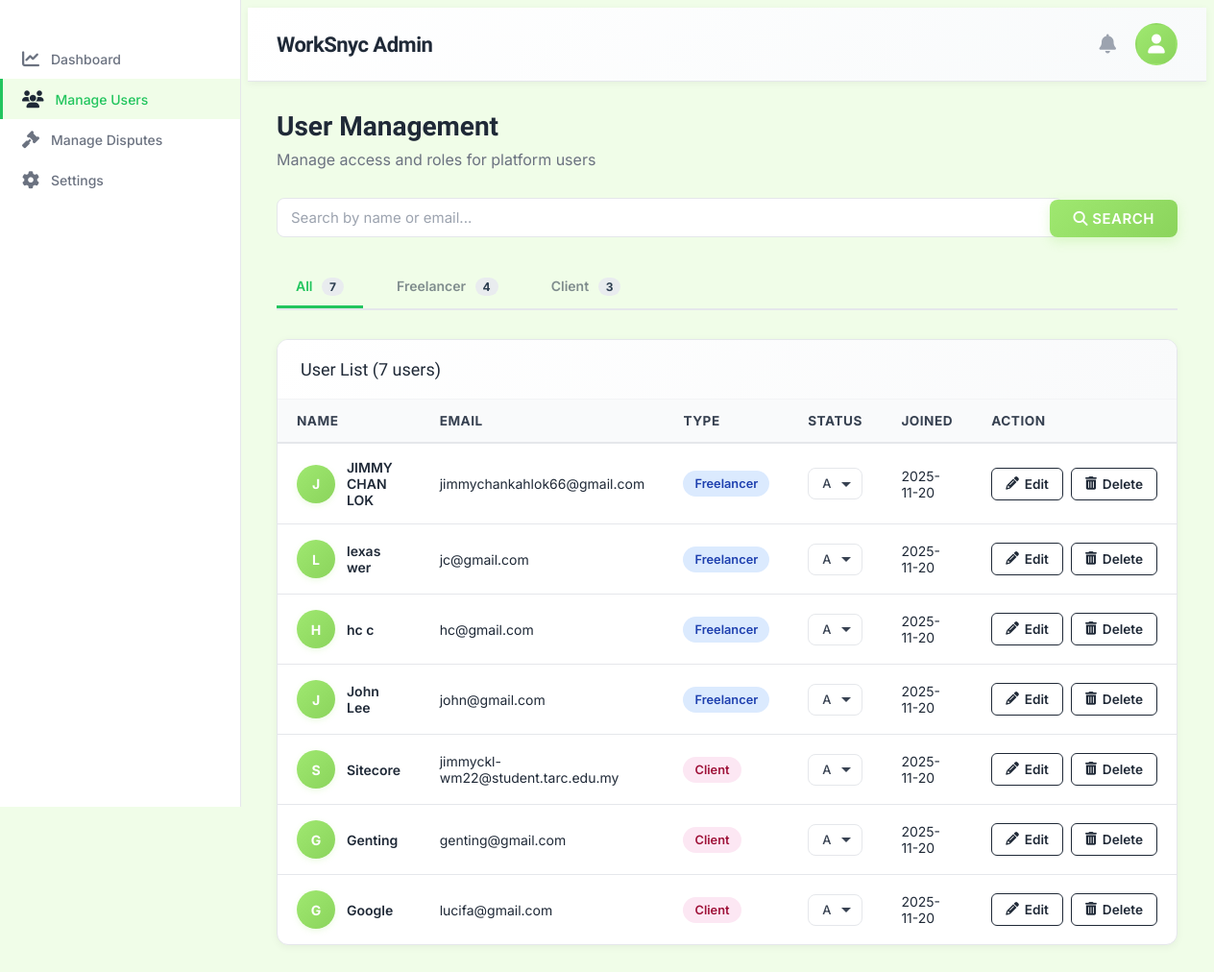
The app's page /page/admin_manage_users.php (signed in) with its own data.
### tables this page shows
CREATE TABLE
  `freelancer` (
    `FreelancerID` int (11) NOT NULL,
    `FirstName` varchar(100) DEFAULT NULL,
    `LastName` varchar(100) DEFAULT NULL,
    `Email` varchar(255) DEFAULT NULL,
    `Password` varchar(255) DEFAULT NULL,
    `PhoneNo` varchar(50) DEFAULT NULL,
    `ProfilePicture` varchar(500) DEFAULT NULL,
    `Status` varchar(50) DEFAULT NULL,
    `Address` text DEFAULT NULL,
    `Experience` text DEFAULT NULL,
    `Education` text DEFAULT NULL,
    `SocialMediaURL` varchar(255) DEFAULT NULL,
    `Bio` text DEFAULT NULL,
    `Rating` decimal(3, 2) DEFAULT NULL,
    `TotalEarned` decimal(10, 2) DEFAULT NULL,
    `JoinedDate` timestamp NOT NULL DEFAULT current_timestamp(),
    `isDelete` tinyint (1) DEFAULT 0
  );

CREATE TABLE
  `client` (
    `ClientID` int (11) NOT NULL,
    `CompanyName` varchar(255) DEFAULT NULL,
    `Description` text DEFAULT NULL,
    `Email` varchar(255) DEFAULT NULL,
    `Password` varchar(255) DEFAULT NULL,
    `PhoneNo` varchar(50) DEFAULT NULL,
    `ProfilePicture` varchar(500) DEFAULT NULL,
    `Status` varchar(50) DEFAULT NULL,
    `Address` text DEFAULT NULL,
    `JoinedDate` timestamp NOT NULL DEFAULT current_timestamp(),
    `isDelete` tinyint (1) DEFAULT 0
  );

### page/admin_manage_users.php (the view, shortened to what this page needs)
<?php
$conn = getDBConnection();
$filter_type = $_GET['type'] ?? 'all';
$search_query = $_GET['search'] ?? '';
$count_sql = "SELECT 'freelancer' as type, COUNT(*) as count FROM freelancer UNION ALL SELECT 'client' as type, COUNT(*) as count FROM client";
$count_result = $conn->query($count_sql);
$user_counts = ['all' => 0, 'freelancer' => 0, 'client' => 0];
while ($row = $count_result->fetch_assoc()) {
    if ($row['type'] === 'freelancer') {
        $user_counts['freelancer'] += $row['count'];
    } elseif ($row['type'] === 'client') {
        $user_counts['client'] += $row['count'];
    }
    $user_counts['all'] += $row['count'];
}
$freelancer_query = "SELECT FreelancerID, FirstName, LastName, Email, Status, JoinedDate FROM freelancer";
$client_query = "SELECT ClientID, CompanyName as Name, Email, Status, JoinedDate FROM client";
$users = [];
if ($filter_type === 'all') {
    $freelancer_result = $conn->query($freelancer_query);
    $client_result = $conn->query($client_query);
    if ($freelancer_result) {
        while ($row = $freelancer_result->fetch_assoc()) {
            $row['type'] = 'freelancer';
            $row['created'] = date('Y-m-d', strtotime($row['JoinedDate']));
            $row['Name'] = $row['FirstName'] . ' ' . $row['LastName'];
            $users[] = $row;
        }
    }
    if ($client_result) {
        while ($row = $client_result->fetch_assoc()) {
            $row['type'] = 'client';
            $row['created'] = date('Y-m-d', strtotime($row['JoinedDate']));
            $users[] = $row;
        }
    }
}
?>
<!DOCTYPE html>
<html lang="en">
<head>
    <link rel="stylesheet" href="https://cdnjs.cloudflare.com/ajax/libs/font-awesome/6.4.0/css/all.min.css">
    <link rel="stylesheet" href="../assets/css/admin.css">
</head>
<body class="admin-layout">
    <div class="admin-sidebar">
        <?php include '../includes/admin_sidebar.php'; ?>
    </div>
    <div class="admin-layout-wrapper">
        <?php include '../includes/admin_header.php'; ?>
        <main class="admin-main-content">
            <div class="dashboard-container">
                <div class="dashboard-header" style="display: flex; justify-content: space-between; align-items: center;">
                    <div>
                        <h1>User Management</h1>
                        <p>Manage access and roles for platform users</p>
                    </div>
                </div>
                <div style="margin-bottom: 24px;">
                    <form method="GET" action="admin_manage_users.php" class="filter-form">
                        <div class="filter-input-group" style="flex: 1;">
                            <input
                                type="text"
                                name="search"
                                placeholder="Search by name or email..."
                                class="filter-input"
                                value="<?php echo htmlspecialchars($search_query); ?>">
                        </div>
                        <button type="submit" class="filter-button" style="margin-top: 0;"><i class="fas fa-search"></i> Search</button>
                    </form>
                </div>
                <div style="display: flex; gap: 15px; margin: 30px 0; border-bottom: 2px solid #e5e7eb; padding-bottom: 0;">
                    <a href="?type=all<?php echo !empty($search_query) ? '&search=' . htmlspecialchars($search_query) : ''; ?>" style="padding: 12px 20px; text-decoration: none; font-size: 14px; font-weight: 600; color: <?php echo $filter_type === 'all' ? '#22c55e' : '#7f8c8d'; ?>; border-bottom: 3px solid <?php echo $filter_type === 'all' ? '#22c55e' : 'transparent'; ?>; transition: all 0.3s ease;">
                        All <span style="background: #e9ecef; color: #2c3e50; border-radius: 12px; padding: 2px 8px; margin-left: 6px; font-size: 12px; font-weight: 700;"><?php echo $user_counts['all']; ?></span>
                    </a>
                    <a href="?type=freelancer<?php echo !empty($search_query) ? '&search=' . htmlspecialchars($search_query) : ''; ?>" style="padding: 12px 20px; text-decoration: none; font-size: 14px; font-weight: 600; color: <?php echo $filter_type === 'freelancer' ? '#22c55e' : '#7f8c8d'; ?>; border-bottom: 3px solid <?php echo $filter_type === 'freelancer' ? '#22c55e' : 'transparent'; ?>; transition: all 0.3s ease;">
                        Freelancer <span style="background: #e9ecef; color: #2c3e50; border-radius: 12px; padding: 2px 8px; margin-left: 6px; font-size: 12px; font-weight: 700;"><?php echo $user_counts['freelancer']; ?></span>
                    </a>
                    <a href="?type=client<?php echo !empty($search_query) ? '&search=' . htmlspecialchars($search_query) : ''; ?>" style="padding: 12px 20px; text-decoration: none; font-size: 14px; font-weight: 600; color: <?php echo $filter_type === 'client' ? '#22c55e' : '#7f8c8d'; ?>; border-bottom: 3px solid <?php echo $filter_type === 'client' ? '#22c55e' : 'transparent'; ?>; transition: all 0.3s ease;">
                        Client <span style="background: #e9ecef; color: #2c3e50; border-radius: 12px; padding: 2px 8px; margin-left: 6px; font-size: 12px; font-weight: 700;"><?php echo $user_counts['client']; ?></span>
                    </a>
                </div>
                <div class="table-container">
                    <div class="table-header">
                        <h2>User List (<?php echo count($users); ?> users)</h2>
                    </div>
                    <table>
                        <thead>
                            <tr>
                                <th>Name</th>
                                <th>Email</th>
                                <th>Type</th>
                                <th>Status</th>
                                <th>Joined</th>
                                <th>Action</th>
                            </tr>
                        </thead>
                        <tbody>
                            <?php if (count($users) > 0): ?>
                                <?php foreach ($users as $user): ?>
                                    <tr>
                                        <td>
                                            <div class="user-info">
                                                <div class="user-avatar">
                                                    <?php echo strtoupper(substr($user['Name'] ?? '', 0, 1)); ?>
                                                </div>
                                                <span class="user-name"><?php echo htmlspecialchars($user['Name'] ?? ''); ?></span>
                                            </div>
                                        </td>
                                        <td><?php echo htmlspecialchars($user['Email'] ?? ''); ?></td>
                                        <td>
                                            <span class="badge <?php echo $user['type'] === 'freelancer' ? 'badge-freelancer' : 'badge-client'; ?>">
                                                <?php echo ucfirst($user['type']); ?>
                                            </span>
                                        </td>
                                        <td>
                                            <form method="POST" action="admin_manage_users.php" style="display: inline;">
                                                <select name="status" class="form-control" onchange="this.form.submit();">
                                                    <option value="active" <?php echo ($user['Status'] ?? '') === 'active' ? 'selected' : ''; ?>>Active</option>
                                                </select>
                                            </form>
                                        </td>
                                        <td><?php echo date('Y-m-d', strtotime($user['created'] ?? 'now')); ?></td>
                                        <td>
                                            <div class="action-buttons">
                                                <a href="edit_user.php?id=<?php echo $user[$user['type'] === 'freelancer' ? 'FreelancerID' : 'ClientID']; ?>&type=<?php echo $user['type']; ?>" class="btn-sm btn-edit">
                                                    <i class="fas fa-pencil-alt"></i> Edit
                                                </a>
                                                <form method="POST" action="admin_manage_users.php" style="display: inline;" onsubmit="return confirm('Are you sure you want to delete this user?');">
                                                    <button type="submit" class="btn-sm btn-delete">
                                                        <i class="fas fa-trash-alt"></i> Delete
                                                    </button>
                                                </form>
                                            </div>
                                        </td>
                                    </tr>
                                <?php endforeach; ?>
                            <?php endif; ?>
                        </tbody>
                    </table>
                </div>
            </div>
        </main>
    </div>
</body>
</html>

### assets/css/admin.css (style rules this page uses)
:root { --primary-color: #22c55e; --primary-dark: #16a34a; --primary-light: #86efac; --success: #10b981; --danger: #ef4444; --warning: #f59e0b; --info: #3b82f6; --light-bg: #f0fde8; --border-color: #e5e7eb; --text-primary: #1f2937; --text-secondary: #6b7280; --shadow: 0 2px 8px rgba(0, 0, 0, 0.1); --shadow-lg: 0 4px 12px rgba(0, 0, 0, 0.15); }
body.admin-layout { display: flex; background-color: var(--light-bg); min-height: 100vh; }
.admin-sidebar { width: 250px; background-color: white; border-right: 1px solid var(--border-color); padding: 20px 0; position: fixed; left: 0; top: 0; height: 100vh; overflow-y: auto; z-index: 50; }
.admin-layout-wrapper { display: grid; grid-template-columns: 250px 1fr; grid-template-rows: auto 1fr; min-height: 100vh; width: 100%; }
.admin-main-content { grid-column: 2; grid-row: 2; padding: 30px; background-color: var(--light-bg); }
.dashboard-container { max-width: 1400px; }
.dashboard-header { margin-bottom: 30px; }
.dashboard-header h1 { font-size: 28px; font-weight: 700; color: var(--text-primary); margin: 0 0 8px 0; }
.dashboard-header p { color: var(--text-secondary); margin: 0; }
.table-container { background-color: white; border-radius: 12px; box-shadow: var(--shadow); overflow: hidden; }
.table-header { padding: 20px; border-bottom: 1px solid var(--border-color); }
.table-header h2 { font-size: 18px; font-weight: 600; color: var(--text-primary); margin: 0; }
table { width: 100%; border-collapse: collapse; font-size: 14px; }
thead { background-color: var(--light-bg); border-bottom: 2px solid var(--border-color); }
th { padding: 12px 20px; text-align: left; font-weight: 600; color: var(--text-secondary); text-transform: uppercase; font-size: 12px; letter-spacing: 0.5px; }
td { padding: 15px 20px; border-bottom: 1px solid var(--border-color); color: var(--text-primary); }
tbody tr:last-child td { border-bottom: none; }
.badge { display: inline-block; padding: 4px 12px; border-radius: 20px; font-size: 12px; font-weight: 600; text-transform: capitalize; }
.badge-freelancer { background-color: #ddd6fe; color: #4c1d95; }
.badge-client { background-color: #d1fae5; color: #065f46; }
.action-buttons { display: flex; gap: 8px; }
.btn-sm { padding: 6px 12px; font-size: 12px; border: none; border-radius: 6px; cursor: pointer; transition: all 0.2s ease; text-decoration: none; display: inline-block; }
.btn-edit { background-color: var(--info); color: white; }
.btn-delete { background-color: var(--danger); color: white; }
.form-control { width: 100%; padding: 12px 16px; font-size: 14px; border: 1px solid var(--border-color); border-radius: 8px; background-color: white; color: var(--text-primary); transition: all 0.2s; }

### includes/admin_sidebar.php (style rules this page uses)
.admin-sidebar { font-family: 'Momo Trust Display', sans-serif; }

### records on screen
freelancer: Name "J", Name "JIMMY CHAN LOK", Email "jimmychankahlok66@gmail.com", type "Freelancer", status "Active", created "2025-11-20"
freelancer: Name "L", Name "lexas wer", Email "jc@gmail.com", type "Freelancer", status "Active", created "2025-11-20"
freelancer: Name "H", Name "hc c", Email "hc@gmail.com", type "Freelancer", status "Active", created "2025-11-20"
freelancer: Name "J", Name "John Lee", Email "john@gmail.com", type "Freelancer", status "Active", created "2025-11-20"
client: CompanyName "S", CompanyName "Sitecore", Email "jimmyckl-wm22@student.tarc.edu.my", type "Client", status "Active", created "2025-11-20"
client: CompanyName "G", CompanyName "Genting", Email "genting@gmail.com", type "Client", status "Active", created "2025-11-20"
client: CompanyName "G", CompanyName "Google", Email "lucifa@gmail.com", type "Client", status "Active", created "2025-11-20"

### other values on screen
$user_counts['all'] "7"
$user_counts['freelancer'] "4"
$user_counts['client'] "3"
count($users) "7"
